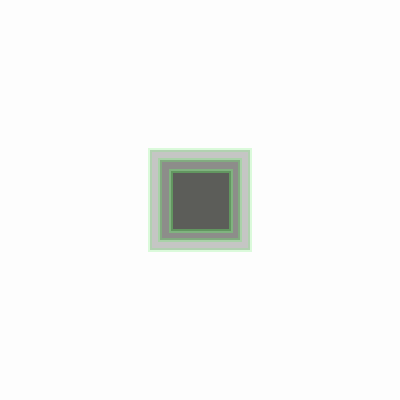
Frame 1 (no input)
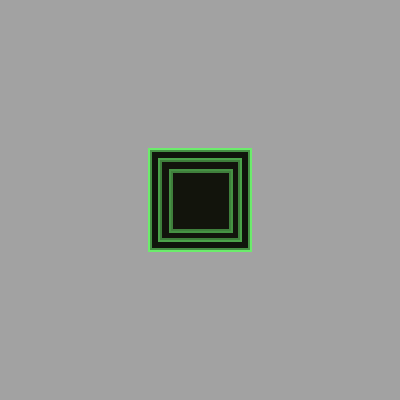
Frame 60 (no input)
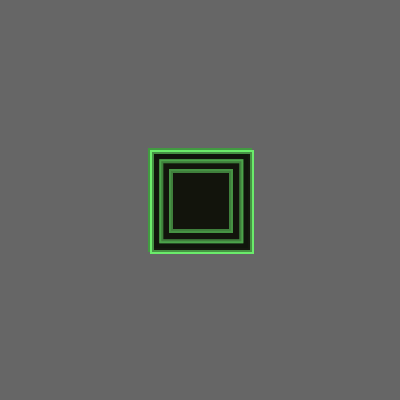
Frame 120 (the mouse pressed at the canvas centre since frame 60)

The p5.js sketch that drew these frames (run headless with seeded random() and noise() and a simulated clock; from frame 60 on, the mouse is pressed at the canvas centre):

// p5.js sketch
// ── sketch.js
function setup() {
  createCanvas(400, 400);
}

function draw() {
  //background(20, 22, 13);
  background(0,2);

  let addten = 150;
  let mausx = mouseX / 100 + addten;
  let mausy = mouseY / 100 + addten;

//map(mouseX,start1,stop1,start2,stop2);

strokeWeight(4);
stroke(110,240,110, 60);
fill(20,22,13,60);
rect(mausx,mausy,100,100);

addten = addten + 10;
mausx = mouseX / mausx + addten;
mausy = mouseY / mausy + addten;

stroke(110,240,110, 80);
fill(20,22,13, 80);
rect(mausx,mausy,80,80);

addten = addten + 10;
mausx = mausx / mausx + addten;
mausy = mausy / mausy + addten;

stroke(110,240,110, 100);
fill(20,22,13, 100);
rect(mausx,mausy,60,60);

}
